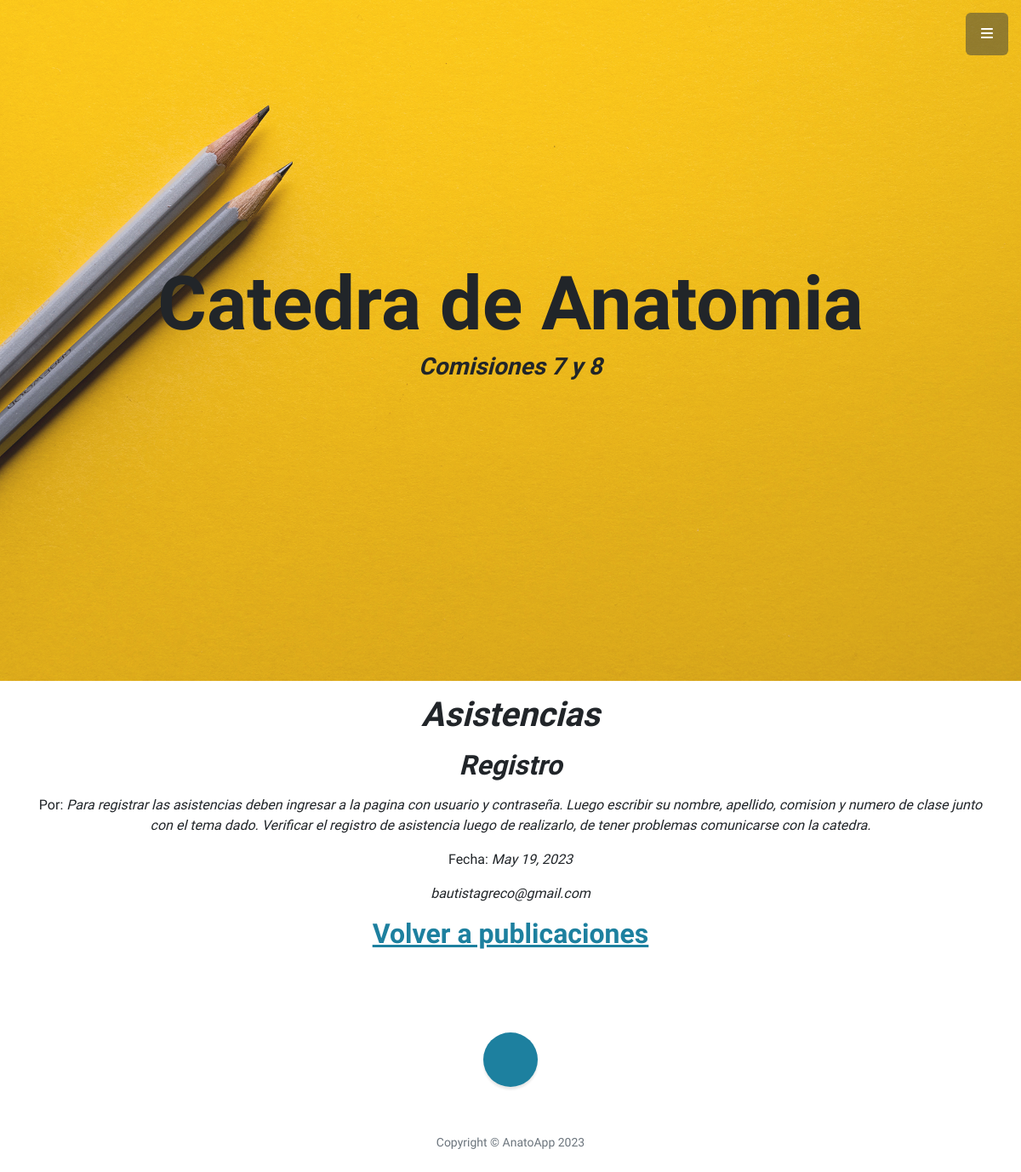
Page /AnatoApp/verEntrada/39/ on the earlier database version.
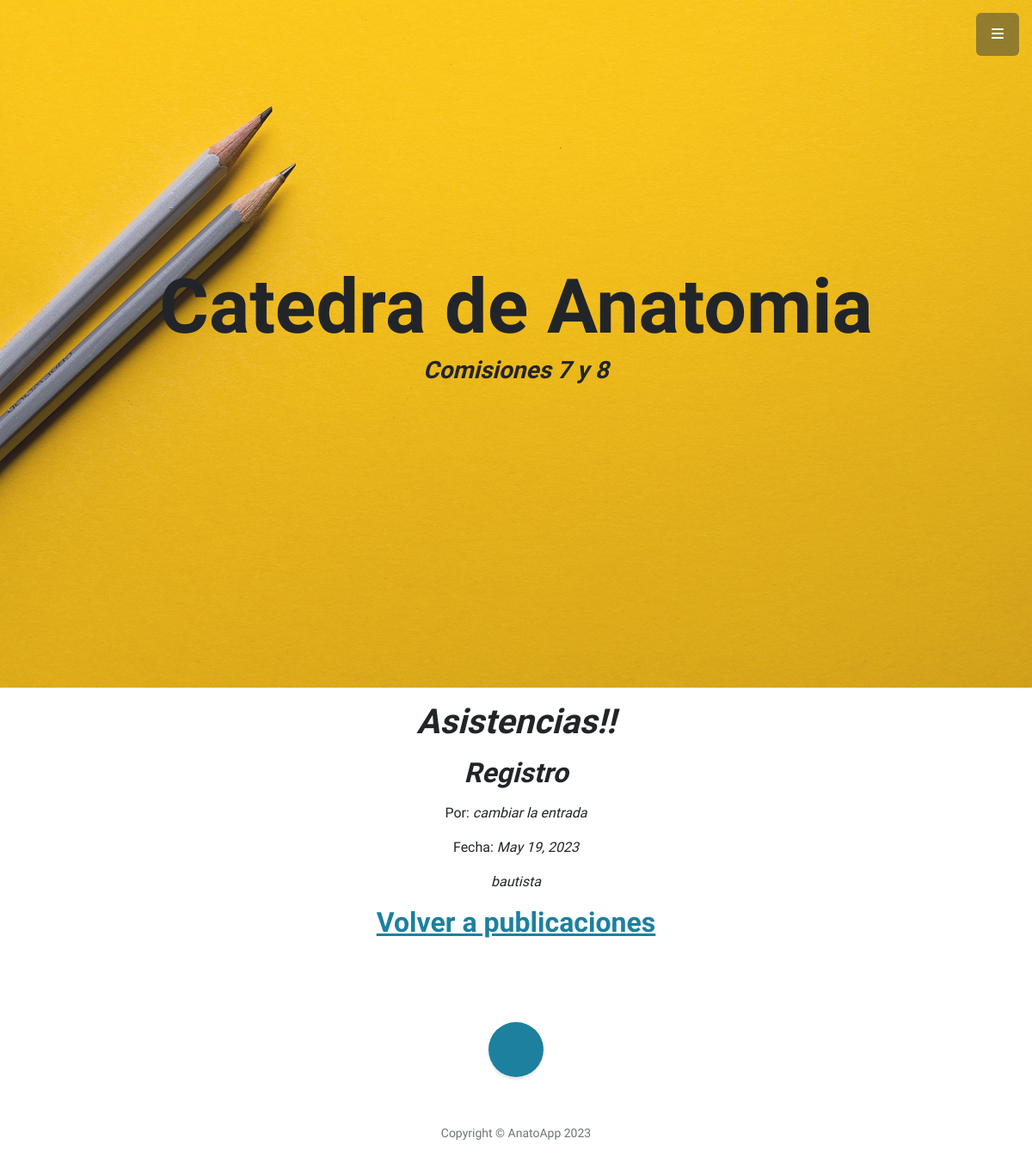
Same page on the later database version.
### AnatoApp/models.py (models this page shows, shortened)
class Entrada(models.Model):
    titulo = models.CharField(max_length=100)
    subtitulo = models.CharField(max_length=100)
    cuerpo = models.TextField()
    fecha = models.DateField(auto_now_add=True)
    imagen = models.ImageField(upload_to='media', null=True, blank = True)
    autor = models.ForeignKey(User, on_delete=models.CASCADE)

### AnatoApp/views.py (the view)
# urls.py: path('verEntrada/<int:entrada_id>/', views.verEntrada, name='VerEntrada'),
def verEntrada(request, entrada_id): #Ingresar a una
    entrada = Entrada.objects.get(id=entrada_id)
    contexto = {"entrada": entrada}
    return render(request, "AnatoApp/verEntrada.html", contexto)

### AnatoApp/templates/AnatoApp/verEntrada.html (shortened to what this page needs)
{% extends 'AnatoApp/pagina2.html' %}
{% load static %}
{% block Alumnos %}
<head>
</head>
<div class="container text-center">
<body>
    <p><h1> <i>{{ entrada.titulo }}</i></p></h1>
    <p><h2><i>{{ entrada.subtitulo }}</i></p></h2>
    <p>Por: <i>{{ entrada.cuerpo }}</i></p>
    <p>Fecha: <i>{{ entrada.fecha }}</i></p>
    <p><i>{{ entrada.autor.username }}</i></p>
    <p>
        <h2><a href="http://127.0.0.1:8000/AnatoApp/verEntradas">Volver a publicaciones</a></h2>
    </p>
</body>
</div>
</html>
{%endblock%}

Differences in the rows shown:
changed Entrada "Registro": titulo "Asistencias" → "Asistencias!!"; cuerpo "Para registrar las asistencias deben ingresar a la pagina con usuario y contraseña. Luego escribir su nombre, apellido, comision y numero de clase junto con el tema dado. Verificar el registro de asistencia luego de realizarlo, de tener problemas comunicarse con la catedra." → "cambiar la entrada"; autor.username "bautistagreco@gmail.com" → "bautista"
